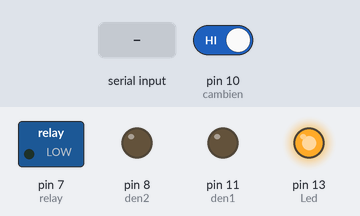
Recording of a sketch running on a simulated Arduino Uno, built with avr-gcc and run on an emulated ATmega328P. On the bench: switched loads named in the sketch (green lamp = pin HIGH), output pins drawn as LEDs (lit = HIGH). The inputs (shaded band) are chosen by the test bench; at power-on: pin 10 (cambien) HIGH.

Above: at 1.2 s.
1.3 s: pin 10 (cambien) driven LOW
At 2.4 s:
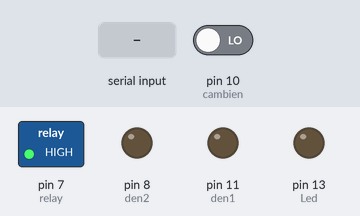
2.8 s: "d" received over Serial
At 3.6 s:
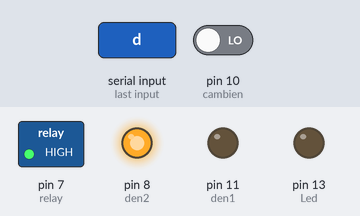
4.3 s: "q" received over Serial
At 4.7 s:
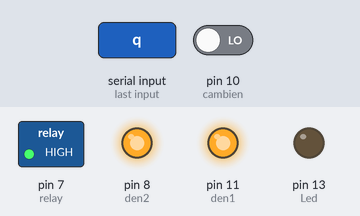
5.8 s: "f" received over Serial
At 7.0 s:
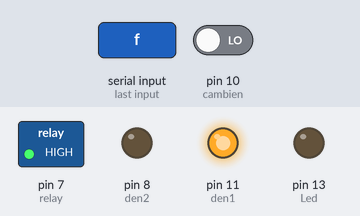
7.3 s: pin 10 (cambien) driven HIGH
At 8.2 s:
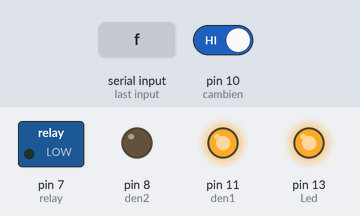
8.8 s: "d" received over Serial
At 9.3 s:
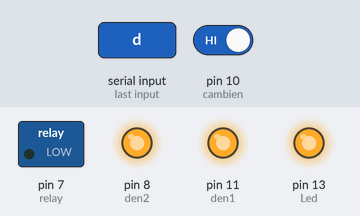
Timing chart, 0 to 11.3 s (numbered marks = the images above; inputs shaded):
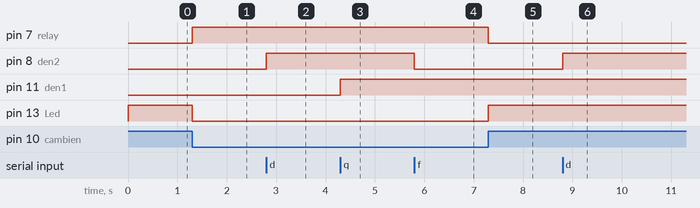

Measured:
- after the input at 1.3 s, pin 7 (relay): LOW → HIGH at once; pin 13 (Led): HIGH → LOW at once
- after the input at 2.8 s, pin 8 (den2): LOW → HIGH at once
- after the input at 4.3 s, pin 11 (den1): LOW → HIGH at once
- after the input at 5.8 s, pin 8 (den2): HIGH → LOW at once
- after the input at 7.3 s, pin 7 (relay): HIGH → LOW at once; pin 13 (Led): LOW → HIGH at once
- after the input at 8.8 s, pin 8 (den2): LOW → HIGH at once

The sketch:

arduino_code.ino
```cpp
int relay = 7; //khai báo chân digital 7 cho relay
int den2 = 8;  //khai báo chân digital 8 cho đèn số 2
int den1 = 11;  //khai báo chân digital 11 cho đèn số 1
int cambien = 10;// khai báo chân digital 10 cho cảm biến
int Led = 13;//kháo báo chân digital 8 cho đèn LED

void setup () {
  Serial.begin(9600);
  pinMode(Led, OUTPUT); //pinMode xuất tín hiệu đầu ra cho led
  pinMode(cambien, INPUT); //pinMode nhận tín hiệu đầu vào cho cảm biến
  pinMode(relay, OUTPUT); //pinMode nhận tín hiệu đầu ra cho relay
  pinMode(den2, OUTPUT);   //pinMode nhận tín hiệu đầu ra cho đèn số 2
  pinMode(den1, OUTPUT);   //pinMode nhận tín hiệu đầu ra cho đèn số 1
}
void loop () {
  int value = digitalRead(cambien);//lưu giá trị cảm biến vào biến value
  digitalWrite(Led, value); //xuất giá trị ra đèn LED
  if (value == 0)
  {
    digitalWrite(relay, HIGH);
  }
  else
  {
    digitalWrite(relay, LOW);
  }
    if(Serial.available()){  //chờ tín hiệu được gửi đến serial

    char val = Serial.read();

    if(val == 'd'){       //if d received
      digitalWrite(8, HIGH); //bật đèn 2
      }
    if(val == 'q'){       //if q received
      digitalWrite(11, HIGH); // bật đèn 1
      }
    if(val == 'f'){       //if f received
      digitalWrite(8, LOW); //tắt đèn 2
      }
     if(val == 't'){       //if f received
      digitalWrite(11, LOW); //tắt đèn 1
      }
      if(val == 'a') {
       digitalWrite(8, LOW);  // tắt tất cả
       digitalWrite(11, LOW);
      }

    }
}
```
